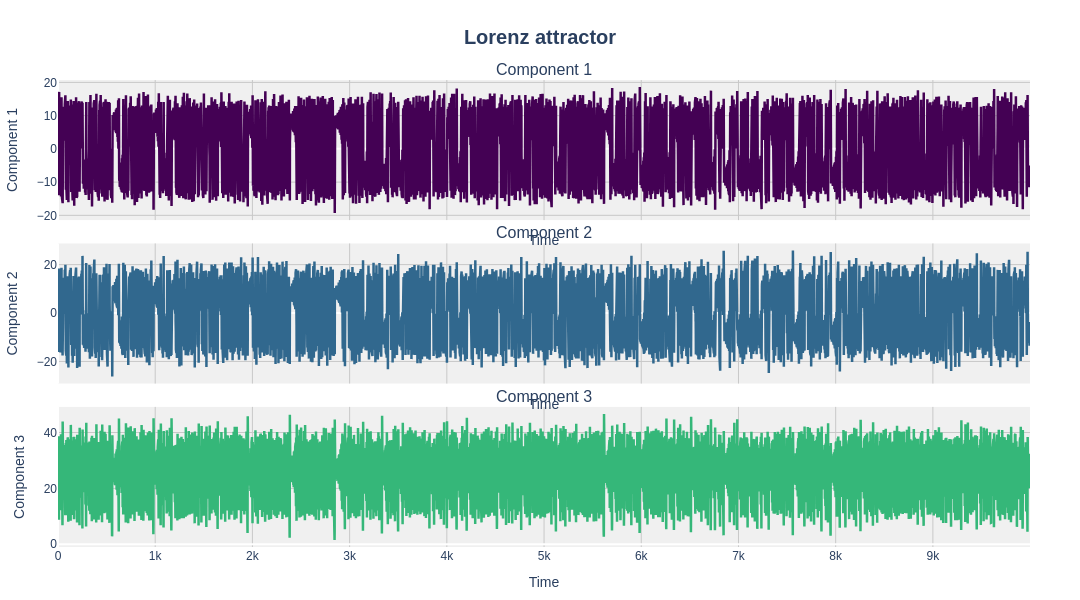

The cell this chart's notebook holds for it:
### Code cell
viz.plot_components(dataset[1][1], title="Lorenz attractor")

### Figure 1 — Plotly figure (JSON) as saved in the notebook; plotly's stock layout.template omitted (floating-point values rounded to 4 significant figures; data arrays with more than 128 entries replaced by an {"elided": "..."} marker saying what was removed)
{"data": [{"hoverinfo": "x+y", "line": {"color": "#440154", "width": 2.5}, "mode": "lines", "name": "Component 1", "showlegend": false, "type": "scatter", "x": {"elided": "10000 int values"}, "xaxis": "x", "y": {"elided": "10000 float values"}, "yaxis": "y"}, {"hoverinfo": "x+y", "line": {"color": "#31688e", "width": 2.5}, "mode": "lines", "name": "Component 2", "showlegend": false, "type": "scatter", "x": {"elided": "10000 int values"}, "xaxis": "x2", "y": {"elided": "10000 float values"}, "yaxis": "y2"}, {"hoverinfo": "x+y", "line": {"color": "#35b779", "width": 2.5}, "mode": "lines", "name": "Component 3", "showlegend": false, "type": "scatter", "x": {"elided": "10000 int values"}, "xaxis": "x3", "y": {"elided": "10000 float values"}, "yaxis": "y3"}], "layout": {"annotations": [{"font": {"size": 16}, "showarrow": false, "text": "Component 1", "x": 0.5, "xanchor": "center", "xref": "paper", "y": 1, "yanchor": "bottom", "yref": "paper"}, {"font": {"size": 16}, "showarrow": false, "text": "Component 2", "x": 0.5, "xanchor": "center", "xref": "paper", "y": 0.65, "yanchor": "bottom", "yref": "paper"}, {"font": {"size": 16}, "showarrow": false, "text": "Component 3", "x": 0.5, "xanchor": "center", "xref": "paper", "y": 0.3, "yanchor": "bottom", "yref": "paper"}], "font": {"family": "Arial", "size": 12}, "height": 600, "hovermode": "x unified", "margin": {"b": 50, "l": 50, "r": 50, "t": 80}, "paper_bgcolor": "white", "plot_bgcolor": "rgb(240, 240, 240)", "title": {"font": {"family": "Arial", "size": 20}, "text": "<b>Lorenz attractor</b>", "x": 0.5, "xanchor": "center", "y": 0.95, "yanchor": "top"}, "width": 1080, "xaxis": {"anchor": "y", "domain": [0, 1], "gridcolor": "rgb(200, 200, 200)", "matches": "x3", "showgrid": true, "showticklabels": false, "title": {"text": "Time"}}, "xaxis2": {"anchor": "y2", "domain": [0, 1], "gridcolor": "rgb(200, 200, 200)", "matches": "x3", "showgrid": true, "showticklabels": false, "title": {"text": "Time"}}, "xaxis3": {"anchor": "y3", "domain": [0, 1], "gridcolor": "rgb(200, 200, 200)", "showgrid": true, "title": {"text": "Time"}}, "yaxis": {"anchor": "x", "domain": [0.7, 1], "gridcolor": "rgb(200, 200, 200)", "showgrid": true, "title": {"text": "Component 1"}}, "yaxis2": {"anchor": "x2", "domain": [0.35, 0.65], "gridcolor": "rgb(200, 200, 200)", "showgrid": true, "title": {"text": "Component 2"}}, "yaxis3": {"anchor": "x3", "domain": [0, 0.3], "gridcolor": "rgb(200, 200, 200)", "showgrid": true, "title": {"text": "Component 3"}}}}
